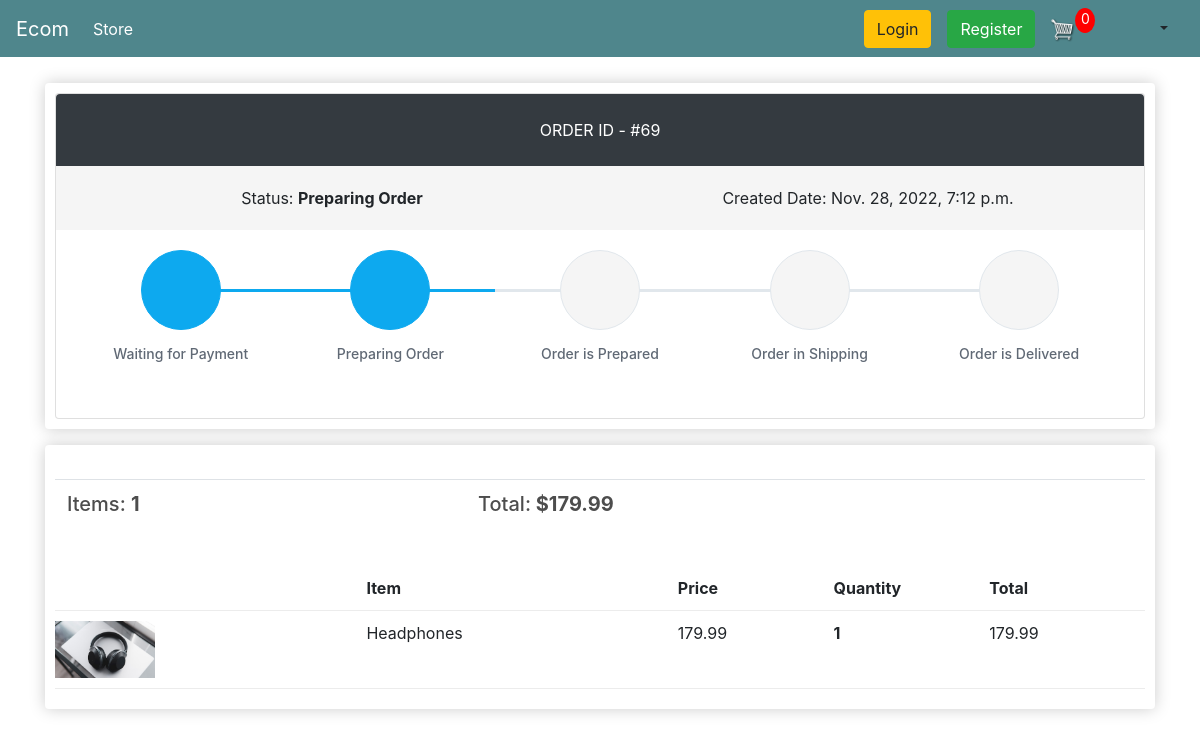
The app's page /order-details/69 with its own data.
### store/models.py (models this page shows, shortened)
class Order(models.Model):
    STATUS_CHOICES = (
        (0, 'Waiting for Payment'),
        (1, 'Preparing Order'),
        (2, 'Order is Prepared'),
        (3, 'Order in Shipping'),
        (4, 'Order is Delivered'),
        (5, 'Cancelled')
    )
    PAYMENT_OPTION_CHOICES = (
        ('Cash On Delivery', 'Cash On Delivery'),
        ('Bkash', 'Bkash'),
    )
    customer = models.ForeignKey(Customer, on_delete=models.SET_NULL, null=True, blank=True)
    order_status = models.IntegerField('Order Status', choices=STATUS_CHOICES, default=0)
    payment_option = models.CharField('Payment Options', choices=PAYMENT_OPTION_CHOICES, max_length=20, default='Cash On Delivery')
    created = models.DateTimeField('Created in', auto_now_add=True)
    modified = models.DateTimeField('Modified in', auto_now=True)
    transaction_id = models.CharField(max_length=100, null=True)
    class Meta:
        verbose_name = 'Order'
        ordering = ('-created',)
    @property
    def get_order_total(self):
        order_items = self.orderitem_set.all()
        total = sum([item.get_total for item in order_items])
        return total
    @property
    def get_number_of_items(self):
        order_items = self.orderitem_set.all()
        total = sum([item.quantity for item in order_items])
        return total

class OrderItem(models.Model):
    product = models.ForeignKey(Product, on_delete=models.SET_NULL, null=True, blank=True)
    order = models.ForeignKey(Order, on_delete=models.SET_NULL, null=True, blank=True)
    quantity = models.IntegerField(default=0, null=True, blank=True)
    date_added = models.DateTimeField(auto_now_add=True)
    def __str__(self) -> str:
        return f'OrderItem ID: {self.id}  ->   Name: {self.product.name}'
    @property
    def get_total(self):
        return self.quantity * self.product.price

class Product(models.Model):
    name = models.CharField(max_length=200, null=True)
    price = models.FloatField()
    discount_price = models.FloatField(default=0.0)
    digital = models.BooleanField(default=False, null=True, blank=True)
    image = models.ImageField(null=True, blank=True)
    @property
    def imageURL(self):
        try:
            url = self.image.url
        except:
            url = ''
        return url

### customers/views.py (the view)
# urls.py: path('order-details/<int:pk>', customer_views.OrderDetailView.as_view(), name = 'order-details'),
class OrderDetailView(DetailView):
    login_required = True
    template_name: str = "customers/order-details.html"
    context_object_name: str = "order"
    model = Order
    def get_context_data(self,*args, **kwargs):
        context = super(OrderDetailView, self).get_context_data(*args,**kwargs)
        context['items'] = self.items
        context['noOfCartItems'] = self.noOfCartItems
        context['trackInfoList'] = self.trackInfoList
        return context
    def get(self, request, *args, **kwargs):
        self.cookieData = cartData(request = request)
        self.noOfCartItems = self.cookieData['noOfCartItems']
        self.order_id = self.kwargs.get('pk')
        self.items = OrderItem.objects.filter(order__id = self.order_id)
        orders = Order.objects.filter(id = self.order_id)
        self.trackInfoList = getTrackInfoList(orders[0].order_status)
        print(f'order_id = {self.order_id}  items = {self.items},  noOfCartItems = {self.noOfCartItems}')
        return super(OrderDetailView, self).get(request, *args, **kwargs)

### store/utils.py (called while the page is built, shortened)
def cookieCart(request):
    try:
        temp_cart = json.loads(request.COOKIES['cart'])
    except:
        temp_cart = {}
    print('temp_cart: ', temp_cart)
    items = []
    cart = {
        'get_cart_total': 0,
        'get_checked_item_count': 0,
        'shipping': False
    }
    noOfCartItems = 0
    return {
        'noOfCartItems': noOfCartItems,
        'cart': cart,
        'items': items
    }

def cartData(request):
    if request.user.is_authenticated:
        customer = request.user.customer
        cart, created = Cart.objects.get_or_create(customer = customer)
        items = cart.cartitem_set.all()
        noOfCartItems = cart.get_all_cart_item_count
    else:
        cookieData = cookieCart(request = request)
        noOfCartItems = cookieData['noOfCartItems']
        cart = cookieData['cart']
        items = cookieData['items']
    return {
        'noOfCartItems': noOfCartItems,
        'cart': cart,
        'items': items
    }

### templates/customers/order-details.html (shortened to what this page needs)
{% extends 'store/main.html' %}
{% load static %}
{% block content %}
    <div class="row">
        <div class="col-lg-12">
            <div class="box-element padding-bottom-3x mb-3 mt-3">
                <div class="card">
                  <div class="p-4 text-center text-white text-lg rounded-top" style="background-color:#343a40 !important"><span class="text-uppercase">Order ID - </span><span class="text-medium">#{{ order.id }}</span></div>
                  <div class="d-flex flex-wrap flex-sm-nowrap justify-content-between py-3 px-2 bg-order-overview" style="background-color:#f5f5f5">
                    <div class="w-100 text-center py-1 px-2"><span class="text-medium">Status:</span> <strong>{{ order.get_order_status_display }}</strong></div>
                    <div class="w-100 text-center py-1 px-2"><span class="text-medium">Created Date:</span> {{ order.created }}</div>
                  </div>
                  <div class="card-body">
                    <div class="steps d-flex flex-wrap flex-sm-nowrap justify-content-between padding-top-2x padding-bottom-1x">
                        {% for trackInfo in trackInfoList %}
                            {% if trackInfo.is_completed %}
                            <div class="step completed">
                            {% else %}
                            <div class="step">
                            {% endif %}
                                <div class="step-icon-wrap">
                                <div class="step-icon"><i class="{{ trackInfo.icon }}"></i></div>
                                </div>
                                <h4 class="step-title">{{ trackInfo.title }}</h4>
                            </div>
                        {% endfor%}
                    </div>
                  </div>
                </div>
            </div>
            <div class="box-element mb-5">
                <br>
                <table class="table">
                    <tr>
                        <th><h5>Items: <strong>{{ order.get_number_of_items }} </strong></h5></th>
                        <th><h5>Total:<strong> ${{order.get_order_total|floatformat:2}} </strong></h5></th>
                    </tr>
                </table>
                <br/>
                <div class="cart-row">
                    <div style="flex:2"></div>
                    <div style="flex:2"><strong>Item</strong></div>
                    <div style="flex:1"><strong>Price</strong></div>
                    <div style="flex:1"><strong>Quantity</strong></div>
                    <div style="flex:1"><strong>Total</strong></div>
                </div>
                {% for item in items %}
                    <div class="cart-row">
                        <div style="flex:2"><img class="row-image" src="{{item.product.imageURL}}"></div>
                        <div style="flex:2"><p>{{item.product.name}}</p></div>
                        <div style="flex:1"><p>{{item.product.price|floatformat:2}} </p></div>
                        <div style="flex:1">
                            <p class="quantity">{{item.quantity}}</p>
                        </div>
                        <div style="flex:1"><p>{{item.get_total|floatformat:2}} </p></div>
                    </div>
                {% endfor %}
            </div>
        </div>
    </div>
    <link rel="stylesheet" type="text/css" href="{% static 'css/order-details.css' %}">
    <link rel="stylesheet" href="https://cdn.jsdelivr.net/npm/pixeden-stroke-7-icon@1.2.3/pe-icon-7-stroke/dist/pe-icon-7-stroke.min.css">
    <link href="https://cdn.jsdelivr.net/npm/bootstrap@4.4.1/dist/css/bootstrap.min.css" rel="stylesheet">
{% endblock content %}

### static/css/main.css (style rules this page uses)
body { background-color: hsl(0, 0%, 98%); }
h1,h2,h3,h4,h5,h6 { color:hsl(0, 0%, 30%); }
.box-element { box-shadow:hsl(0, 0%, 80%) 0 0 16px; background-color: #fff; border-radius: 4px; padding: 10px; }
.col-lg-4, .col-lg-6, .col-lg-8, .col-lg-12 { margin-top: 10px; }
.row-image { width: 100px; }
.cart-row { display: flex; align-items: flex-stretch; padding-bottom: 10px; margin-bottom: 10px; border-bottom: 1px solid #ececec; }
.quantity { display: inline-block; font-weight: 700; padding-right:10px; }

### static/css/order-details.css (style rules this page uses)
.steps .step { display: block; width: 100%; margin-bottom: 35px; text-align: center }
.steps .step .step-icon-wrap { display: block; position: relative; width: 100%; height: 80px; text-align: center }
.steps .step .step-icon-wrap::before, .steps .step .step-icon-wrap::after { display: block; position: absolute; top: 50%; width: 50%; height: 3px; margin-top: -1px; background-color: #e1e7ec; content: ''; z-index: 1 }
.steps .step .step-icon-wrap::before { left: 0 }
.steps .step .step-icon-wrap::after { right: 0 }
.steps .step .step-icon { display: inline-block; position: relative; width: 80px; height: 80px; border: 1px solid #e1e7ec; border-radius: 50%; background-color: #f5f5f5; color: #374250; font-size: 38px; line-height: 81px; z-index: 5 }
.steps .step .step-title { margin-top: 16px; margin-bottom: 0; color: #606975; font-size: 14px; font-weight: 500 }
.steps .step:first-child .step-icon-wrap::before { display: none }
.steps .step:last-child .step-icon-wrap::after { display: none }
.steps .step.completed .step-icon-wrap::before, .steps .step.completed .step-icon-wrap::after { background-color: #0da9ef }
.steps .step.completed .step-icon { border-color: #0da9ef; background-color: #0da9ef; color: #fff }
.bg-faded, .bg-order-overview { background-color: #f5f5f5 !important; }

### records on screen
Order: id "69", order_status "Preparing Order", created "Nov. 28, 2022, 7:12 p.m.", get_number_of_items "1", get_order_total "179.99"
OrderItem: product.imageURL (picture), product.name "Headphones", product.price "179.99", quantity "1", get_total "179.99"

### other values on screen
{{ noOfCartItems }} "0"
{{ trackInfo.title }} "Waiting for Payment" "Preparing Order" "Order is Prepared" "Order in Shipping" "Order is Delivered"
